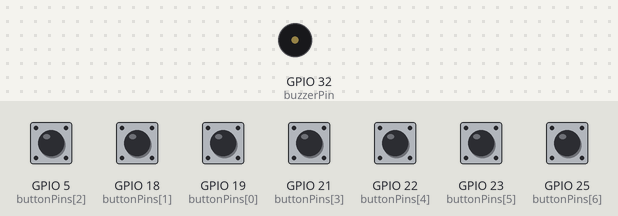
The sketch below on a simulated ESP32. Parts: buzzer (waves = sounding). Inputs (shaded band) come from the test bench; at power-on: GPIO 5 (buttonPins[2]), GPIO 18 (buttonPins[1]), GPIO 19 (buttonPins[0]), GPIO 21 (buttonPins[3]), GPIO 22 (buttonPins[4]), GPIO 23 (buttonPins[5]), GPIO 25 (buttonPins[6]) HIGH.

Above: at 1.2 s.
1.3 s: GPIO 5 (buttonPins[2]) pulled LOW for 0.15 s
At 1.37 s:
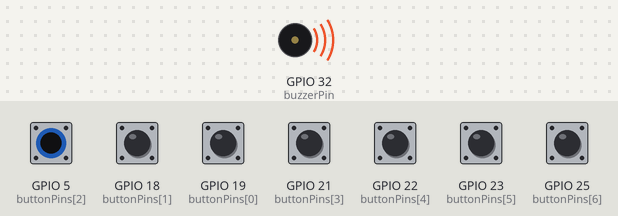
Timing chart, 0 to 4.3 s (numbered marks = the images above; inputs shaded):
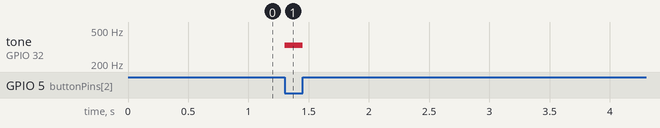

Measured:
- after the input at 1.3 s, tone on GPIO 32 (buzzerPin): silent → 330 Hz at once, → silent 0.15 s later

The sketch:

06-simple-electronic-piano.ino
```cpp
const int buzzerPin = 32;
const int buttonPins[7] = {19, 18, 5, 21, 22, 23, 25};
const int notes[7] = {262, 294, 330, 349, 392, 440, 494};


void setup() {
  ledcAttach(buzzerPin, 5000, 8);

  for (int i = 0; i < 7; i++) {
    pinMode(buttonPins[i], INPUT_PULLUP);
  }

}

void loop() {
  int pressed = 8;
  for(int i = 0; i<7; i++){
    if(digitalRead(buttonPins[i]) == LOW){
      pressed = i;
    }
  }

  if(pressed != 8){
    ledcWriteTone(buzzerPin, notes[pressed]);
  }else{
    ledcWriteTone(buzzerPin, 0);
  }

}
```
